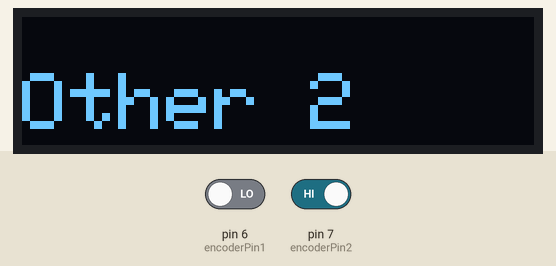
Bench run of a sketch on a simulated Arduino Uno, built with avr-gcc and run on an emulated ATmega328P. Parts: 128×32 one-colour display. Inputs (shaded band) come from the test bench; at power-on: pin 6 (encoderPin1) HIGH, pin 7 (encoderPin2) HIGH. What the sketch prints to the serial monitor is not drawn.

1.8 s: pin 6 (encoderPin1) driven LOW
Above: at 2.5 s.
Timing chart, 0 to 4.8 s (numbered marks = the images above; inputs shaded):
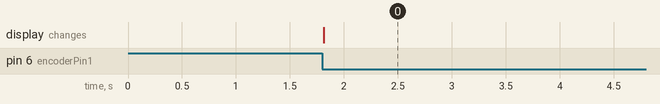

Measured:
- after the input at 1.8 s, the display: changes at once (image 0)

The sketch:

rotary_test.ino
```cpp
#include <SPI.h>
#include <Wire.h>
#include <Adafruit_GFX.h>
#include <Adafruit_SSD1306.h>

#define SCREEN_WIDTH 128 // OLED display width, in pixels
#define SCREEN_HEIGHT 32 // OLED display height, in pixels

// Declaration for an SSD1306 display connected to I2C (SDA, SCL pins)
#define OLED_RESET     4 // Reset pin # (or -1 if sharing Arduino reset pin)
Adafruit_SSD1306 display(SCREEN_WIDTH, SCREEN_HEIGHT, &Wire, OLED_RESET);

int encoderPin1 = 6;  // left
int encoderPin2 = 7;  // right
volatile int lastEncoded = 0;
volatile long encoderValue = 0;
int component = 0;

void setup() {
  Serial.begin(9600);
  pinMode(encoderPin1, INPUT_PULLUP);
  pinMode(encoderPin2, INPUT_PULLUP);
  digitalWrite(encoderPin1, HIGH);
  digitalWrite(encoderPin2, HIGH);

  if(!display.begin(SSD1306_SWITCHCAPVCC, 0x3C)) { // Address 0x3C for 128x32
    Serial.println(F("SSD1306 allocation failed"));
    for(;;); // Don't proceed, loop forever
  }

  delay(500);
}

void loop() {
  selectComponent();                           // Right, Left Check
  delay(1);                                  // 1ms 스캔 주기
}

void selectComponent() {
  int left = digitalRead(encoderPin1);
  int right = digitalRead(encoderPin2);
  int encoded = (left << 1) | right;
  int sum  = (lastEncoded << 2) | encoded;

  if(sum == 0b1101 || sum == 0b1011) {       // Left 동작 확인
    Serial.println("Left");
    component--;
    if(component < -40) component = 0;
    display_Component();
    Serial.println(component);
  }
  if(sum == 0b1110 || sum == 0b1000) {       // Right 동작 확인
    Serial.println("Right");
    component++;
    if(component > 40) component = 1;
    display_Component();
    Serial.println(component);
  }
  lastEncoded = encoded;
}

void display_Component(void) {
  display.clearDisplay();
  display.setTextSize(2);
  display.setTextColor(WHITE);
  display.setCursor(0,14);

  if(component >= 0 && component < 10 || component >= -40 && component < -30) display.println(F("Brightness"));
  else if(component >= 10 && component < 20 || component >= -30 && component < -20) display.println(F("Opacity"));
  else if(component >= 20 && component < 30 || component >= -20 && component < -10) display.println(F("Other 1"));
  else if(component >= 30 && component < 40 || component >= -10 && component < 0) display.println(F("Other 2"));

  display.display();
}
```
